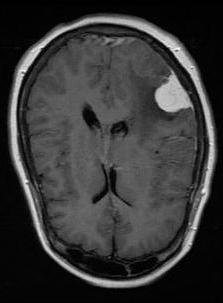
%> input picture y710.jpg, 223 x 303 px
$ octave MainProject.m   (GNU Octave 9; MATLAB toolbox functions it lacks are replaced by stand-ins)
%> lines starting %> are read from the running program, lines starting %| are printed output that depends on the picture; in (x1, y1, x2, y2) boxes, pixels count from 0 and x2, y2 are one past the last pixel; in counts of white or black regions, pixels touching at a corner belong together; the program's own positions count from 1
### RandomUndersampler.m
function [undersampled_image] = RandomUndersampler(image1)
    % convert to k-space
    k_space = fft2c(image1);

    % create random sampling pattern (50% sampling rate)
    undersampling_mask = rand(size(k_space)) > 0.5;

    % apply mask to k-space
    undersampled_k_space = k_space .* undersampling_mask;

    % show the sampling pattern
    figure;
    imshow(undersampling_mask, []);
    title('random sampling mask');

    % convert back to image space
    undersampled_image = abs(ifft2c(undersampled_k_space));
end

### PartialFourierMethod.m
function [undersampled_image, sampling_mask] = PartialFourierMethod(image)
    % get image size
    [nx, ny] = size(image);

    % convert to k-space
    k_space = fft2c(image);

    % create mask for upper half of k-space
    mask = zeros(nx, ny);
    mask(1:ceil(nx/2), :) = 1;

    % calculate sampling percentage
    sampling_rate = sum(mask(:)) / numel(mask);

    % show the sampling pattern
    figure;
    imshow(mask, []);
    title(sprintf('partial fourier mask (%.2f%% sampling)', sampling_rate*100));

    % apply mask to k-space
    undersampled_k_space = k_space .* mask;

    % use symmetry to fill in bottom half
    for x = ceil(nx/2)+1:nx
        for y = 1:ny
            % find matching point in top half
            sym_x = nx - x + 1;
            sym_y = ny - y + 1;

            % check if point exists and copy it
            if sym_x >= 1 && sym_x <= nx && sym_y >= 1 && sym_y <= ny
                undersampled_k_space(x, y) = conj(undersampled_k_space(sym_x, sym_y));
            end
        end
    end

    % convert back to image space
    undersampled_image = abs(ifft2c(undersampled_k_space));

    % save mask for later use
    sampling_mask = mask;
end

### ifft2c.m
function im = ifft2c(d)
 % im = fft2c(d)
 %
 % ifft2c performs a centered ifft2
 im = fftshift(ifft2(ifftshift(d)));
 end

### VarDensityandPartialFourier.m
function [undersampled_image, sampling_mask] = VarDensityandPartialFourier(image)
    % convert to k-space
    k_space = fft2c(image);
    [nx, ny] = size(image);

    % set up coordinate grid for variable density sampling
    [x, y] = meshgrid(-nx/2:nx/2-1, -ny/2:ny/2-1);

    % calculate distance from center for each point
    distance_from_center = sqrt(x.^2 + y.^2);
    max_distance = max(distance_from_center(:));

    % create probability map (higher chance to sample near center)
    sampling_probability = exp(-distance_from_center / (max_distance / 4));

    % create random sampling pattern
    vardens_undersampling_mask = rand(nx, ny) < sampling_probability;

    % create mask for upper half of k-space
    partial_fourier_mask = zeros(nx, ny);
    partial_fourier_mask(1:ceil(nx/2), :) = 1;

    % combine both sampling patterns
    total_mask = vardens_undersampling_mask .* partial_fourier_mask;

    % calculate actual sampling percentage
    sampling_rate = sum(total_mask(:)) / numel(total_mask);

    % show the combined sampling pattern
    figure;
    imshow(total_mask, []);
    title(sprintf('variable density + partial fourier mask (%.2f%% sampling)', sampling_rate*100));

    % apply mask to k-space
    undersampled_k_space = k_space .* total_mask;

    % use symmetry to fill in bottom half
    for x = ceil(nx/2)+1:nx
        for y = 1:ny
            % find matching point in top half
            sym_x = nx - x + 1;
            sym_y = ny - y + 1;

            % check if point exists and copy it
            if sym_x >= 1 && sym_x <= nx && sym_y >= 1 && sym_y <= ny
                undersampled_k_space(x, y) = conj(undersampled_k_space(sym_x, sym_y));
            end
        end
    end

    % convert back to image space
    undersampled_image = abs(ifft2c(undersampled_k_space));

    % save mask for later use
    sampling_mask = total_mask;
end

### VariableDensityUndersampler.m
function [reconstructed_image, undersampling_mask] = VariableDensityUndersampler(image1)
    % convert to k-space
    k_space = fft2c(image1);

    % get image dimensions
    nx = size(image1,1);
    ny = size(image1,2);

    % create coordinate grid for k-space
    [x, y] = meshgrid(-nx/2:nx/2-1, -ny/2:ny/2-1);

    % calculate distance from center for each point
    distance_from_center = sqrt(x.^2 + y.^2);
    max_distance = max(distance_from_center(:));

    % create probability map (higher chance to sample near center)
    sampling_probability = exp(-distance_from_center / (max_distance / 4));

    % generate random sampling pattern based on probability
    vardens_undersampling_mask = rand(nx, ny) < sampling_probability;

    % calculate actual sampling percentage
    sampling_rate = sum(vardens_undersampling_mask(:)) / numel(vardens_undersampling_mask);

    % show the sampling pattern
    figure;
    imshow(vardens_undersampling_mask, []);
    title(sprintf('variable density mask (%.2f%% sampling)', sampling_rate*100));

    % apply mask to k-space
    vardens_sampled_k_space = k_space .* vardens_undersampling_mask;

    % convert back to image space
    reconstructed_image = abs(ifft2c(vardens_sampled_k_space));

    % save mask for later use
    undersampling_mask = vardens_undersampling_mask;
end

### RadialUndersampler.m
function [undersampled_image, sampling_mask] = RadialUndersampler(image)
    % convert to k-space
    k_space = fft2c(image);
    [nx, ny] = size(k_space);

    % calculate spoke parameters for ~50% sampling
    radius = min(nx, ny)/2;
    num_spokes = round(0.17 * (nx*ny)/(2*radius));
    angles = linspace(0, 180, num_spokes);

    % set up radial sampling pattern
    [kx, ky] = meshgrid(-nx/2:nx/2-1, -ny/2:ny/2-1);
    mask = zeros(nx, ny);

    % convert coordinates to angles
    theta = atan2d(ky, kx);
    theta(theta < 0) = theta(theta < 0) + 180;

    % create the spoke pattern
    for angle = angles
        tolerance = 1.3;
        mask(abs(theta - angle) < tolerance) = 1;
    end

    % calculate how much we're sampling
    sampling_rate = sum(mask(:))/numel(mask);

    % show the sampling pattern
    figure;
    imshow(mask, []);
    title(sprintf('radial mask (sampling rate: %.2f%%)', sampling_rate*100));

    % apply mask and reconstruct
    undersampled_k_space = k_space .* mask;
    undersampled_image = abs(ifft2c(undersampled_k_space));
    sampling_mask = mask;
end

### CenterWeighted.m
function [undersampled_image, sampling_mask] = CenterWeighted(image)
    % get image size
    [nx, ny] = size(image);

    % convert to k-space (frequency domain)
    k_space = fft2c(image);

    % create empty mask
    mask = zeros(nx, ny);

    % calculate center region boundaries (middle 50% of k-space)
    center_start_x = round(nx/4);
    center_end_x = round(3*nx/4);
    center_start_y = round(ny/4);
    center_end_y = round(3*ny/4);

    % fill in center region of mask
    mask(center_start_x:center_end_x, center_start_y:center_end_y) = 1;

    % calculate how much of k-space we're actually sampling
    sampling_rate = sum(mask(:)) / numel(mask);

    % show the sampling pattern
    figure;
    imshow(mask, []);
    title(sprintf('center weighted mask (%.2f%% sampling)', sampling_rate*100));

    % apply mask to k-space data
    undersampled_k_space = k_space .* mask;

    % convert back to image space
    undersampled_image = abs(ifft2c(undersampled_k_space));

    % save mask for later use
    sampling_mask = mask;
end

### UniformUndersampler.m
function [undersampled_image] = UniformUndersampler(image)
    % get image dimensions
    [nx, ny] = size(image);

    % convert to k-space
    k_space = fft2c(image);

    % set uniform sampling rate (take every other point)
    sampling_factor = 2;

    % create uniform sampling pattern
    mask = zeros(nx, ny);
    mask(1:sampling_factor:end, 1:sampling_factor:end) = 1;

    % show the sampling pattern
    figure;
    imshow(mask, []);
    title('uniform sampling mask');

    % apply mask and reconstruct
    undersampled_k_space = k_space .* mask;
    undersampled_image = abs(ifft2c(undersampled_k_space));
end

### CartesianUndersampler.m
function [undersampled_image, sampling_mask] = CartesianUndersampler(image)
    % convert to k-space
    k_space = fft2c(image);
    [nx, ny] = size(image);

    % set sampling parameters
    center_fraction = 0.25;    % fully sample the middle 25%
    outer_fraction = 0.05;     % sample 5% of the outer regions

    % create empty mask
    mask = zeros(nx, ny);

    % define central region
    center_start = round((1 - center_fraction) * ny / 2);
    center_end = round((1 + center_fraction) * ny / 2);

    % sample all columns in the center
    mask(:, center_start:center_end) = 1;

    % calculate how often to sample in outer regions
    outer_sampling_factor = round(1 / outer_fraction);

    % sample left side columns
    for col = 1:center_start-1
        if mod(col, outer_sampling_factor) == 0
            mask(:, col) = 1;
        end
    end

    % sample right side columns
    for col = center_end+1:ny
        if mod(col, outer_sampling_factor) == 0
            mask(:, col) = 1;
        end
    end

    % calculate actual sampling percentage
    sampling_rate = sum(mask(:)) / numel(mask);

    % show the sampling pattern
    figure;
    imshow(mask, []);
    title(sprintf('cartesian sampling mask (%.2f%% sampling)', sampling_rate*100));

    % apply mask to k-space
    undersampled_k_space = k_space .* mask;

    % convert back to image space
    undersampled_image = abs(ifft2c(undersampled_k_space));

    % save mask for later use
    sampling_mask = mask;
end

### fft2c.m
function d = fft2c(im)
 % d = fft2c(im)
 %
 % fft2c performs a centered fft2
 d = fftshift(fft2(ifftshift(im)));
end

### MainProject.m
close all; clear; clc;

%%%%%%%%%%%%%%%%%%%%%%%%%%%%%%%%%%%%%%%%%%%
%%%%% rgb image processing sample 710 %%%%%
%%%%%%%%%%%%%%%%%%%%%%%%%%%%%%%%%%%%%%%%%%%

% load the rgb image (243x205x3)
image = imread('y710.jpg');
%> image is the input picture: size 303x223x3 uint8; min 0, max 255, mean 55.3

% get image dimensions
[height, width, ~] = size(image);
%> height = 303; width = 223

% calculate padding for square image
pad_size = (height - width) / 2;
%> pad_size = 40

% make the image square using padding
if pad_size > 0
    padded_image = padarray(image, [0, floor(pad_size), 0], 'replicate', 'pre');
    padded_image = padarray(padded_image, [0, ceil(pad_size), 0], 'replicate', 'post');
%> padded_image: size 303x303x3 uint8
else
    disp('image is already square in width');
end

% resize to 243x243
resized_image = imresize(padded_image, [243, 243]);

% extract first channel and show original
im1 = double(resized_image(:,:,1));
figure;
imshow(im1, []);

% apply undersampling methods
random1 = RandomUndersampler(im1);
[pfourier1, pfourier_mask] = PartialFourierMethod(im1);
%> in PartialFourierMethod, `mask(1:ceil(nx/2), :) = 1;`:
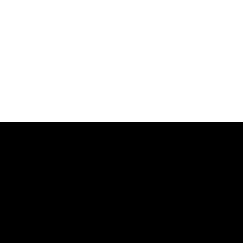
%> mask: size 243x243 double; values 0 (black) and 1 (white), 50.2% white; 1 black region, box (x1, y1, x2, y2) and area: (0, 122, 243, 243) 29403
[vardens_pfourier1, vardens_pfourier_mask] = VarDensityandPartialFourier(im1);
%> vardens_pfourier_mask: size 243x243 double; values 0 (black) and 1 (white), 8.1% white in thin lines or dots, all inside (x1, y1, x2, y2) = (0, 0, 243, 122)
[rec1, vardens_mask] = VariableDensityUndersampler(im1);
%> vardens_mask: size 243x243 logical; 16.3% white in thin lines or dots
[radial1, sampling_mask] = RadialUndersampler(im1);
%> after the loop in RadialUndersampler, `for angle = angles`: mask: size 243x243 double; values 0 (black) and 1 (white), 57.7% white; 21 black regions (4 under 20 px), largest, box (x1, y1, x2, y2) and area: (0, 0, 243, 243) 21188, (106, 0, 119, 96) 239, (125, 0, 138, 96) 239
[center_weighted, center_mask] = CenterWeighted(im1);
%> in CenterWeighted, `mask(center_start_x:center_end_x, center_start_y:center_end_y) = 1;`: mask: size 243x243 double; values 0 (black) and 1 (white), 25.2% white; 1 white region, box (x1, y1, x2, y2) and area: (60, 60, 182, 182) 14884
uniform1 = UniformUndersampler(im1);
%> in UniformUndersampler, `mask(1:sampling_factor:end, 1:sampling_factor:end) = 1;`: mask: size 243x243 double; values 0 (black) and 1 (white), 25.2% white in thin lines or dots
[cartesian1, cartesian_mask] = CartesianUndersampler(im1);
%> in CartesianUndersampler, `mask(:, center_start:center_end) = 1;`: mask: size 243x243 double; values 0 (black) and 1 (white), 25.5% white; 1 white region, box (x1, y1, x2, y2) and area: (90, 0, 152, 243) 15066
%> after the loop in CartesianUndersampler, `for col = 1:center_start-1`:
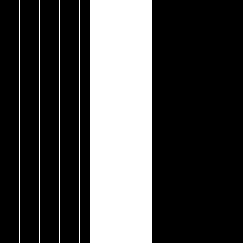
%> mask: size 243x243 double; values 0 (black) and 1 (white), 27.2% white; 5 white regions, box (x1, y1, x2, y2) and area: (90, 0, 152, 243) 15066, (19, 0, 20, 243) 243, (39, 0, 40, 243) 243, (59, 0, 60, 243) 243, (79, 0, 80, 243) 243
%> after the loop in CartesianUndersampler, `for col = center_end+1:ny`:
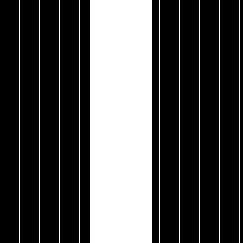
%> mask: size 243x243 double; values 0 (black) and 1 (white), 29.2% white; 10 white regions, largest, box (x1, y1, x2, y2) and area: (90, 0, 152, 243) 15066, (19, 0, 20, 243) 243, (39, 0, 40, 243) 243

subplot(3,3,1);
imshow(im1, []);
title('Normal Image');

subplot(3,3,2);
imshow(random1, []);
title('Random Undersampled (50% sampling)');

subplot(3,3,3);
imshow(rec1, []);
sampling_rate = sum(vardens_mask(:))/numel(vardens_mask);
%> sampling_rate = 0.163
title(sprintf('Variable Density Undersampled (%.2f%% sampling)', sampling_rate*100));

subplot(3,3,4);
imshow(pfourier1, []);
sampling_rate = sum(pfourier_mask(:))/numel(pfourier_mask);
%> sampling_rate = 0.502
title(sprintf('Partial Fourier Undersampled (%.2f%% sampling)', sampling_rate*100));

subplot(3,3,5);
imshow(vardens_pfourier1, []);
sampling_rate = sum(vardens_pfourier_mask(:))/numel(vardens_pfourier_mask);
%> sampling_rate = 0.0805
title(sprintf('Partial Fourier and Variable Density (%.2f%% sampling)', sampling_rate*100));

subplot(3,3,6);
imshow(center_weighted, []);
sampling_rate = sum(center_mask(:))/numel(center_mask);
%> sampling_rate = 0.252
title(sprintf('Center Weighted Undersampled (%.2f%% sampling)', sampling_rate*100));

subplot(3,3,7);
imshow(radial1, []);
sampling_rate = sum(sampling_mask(:))/numel(sampling_mask);
%> sampling_rate = 0.577
title(sprintf('Radial Undersampled (%.2f%% sampling)', sampling_rate*100));

subplot(3,3,8);
imshow(uniform1, []);
title('Uniform Undersampled (50% sampling)');

subplot(3,3,9);
imshow(cartesian1, []);
sampling_rate = sum(cartesian_mask(:))/numel(cartesian_mask);
%> sampling_rate = 0.292
title(sprintf('Cartesian Undersampled (%.2f%% sampling)', sampling_rate*100));


%%%%%%%%%%%%%%%%%%%%%%%%%%%%%%%%%%%%%%%%%%%
%%%%% rgb image processing sample 143 %%%%%
%%%%%%%%%%%%%%%%%%%%%%%%%%%%%%%%%%%%%%%%%%%

% load the rgb image (243x205x3)
image = imread('y143.jpg');
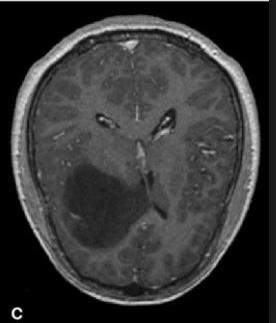
%> input picture y143.jpg, 276 x 323 px
%> image is the input picture: size 323x276x3 uint8; min 0, max 251, mean 54.1

% get image dimensions
[height, width, ~] = size(image);
%> height = 323; width = 276

% calculate padding for square image
pad_size = (height - width) / 2;
%> pad_size = 23.5

% make the image square using padding
if pad_size > 0
    padded_image = padarray(image, [0, floor(pad_size), 0], 'replicate', 'pre');
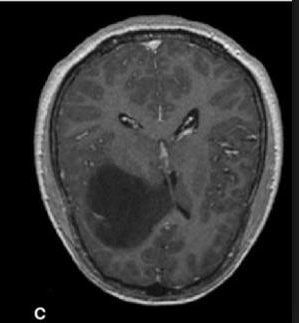
%> padded_image: size 323x299x3 uint8; min 0, max 251, mean 50
    padded_image = padarray(padded_image, [0, ceil(pad_size), 0], 'replicate', 'post');
%> padded_image: size 323x323x3 uint8
else
    disp('image is already square in width');
end

% resize to 243x243
resized_image = imresize(padded_image, [243, 243]);

% extract first channel and show original
im1 = double(resized_image(:,:,1));
figure;
imshow(im1, []);

% apply undersampling methods
random1 = RandomUndersampler(im1);
[pfourier1, pfourier_mask] = PartialFourierMethod(im1);
[vardens_pfourier1, vardens_pfourier_mask] = VarDensityandPartialFourier(im1);
[rec1, vardens_mask] = VariableDensityUndersampler(im1);
%> vardens_mask: size 243x243 logical; 16.1% white in thin lines or dots
[radial1, sampling_mask] = RadialUndersampler(im1);
[center_weighted, center_mask] = CenterWeighted(im1);
uniform1 = UniformUndersampler(im1);
%> in ifft2c (call 15), `im = fftshift(ifft2(ifftshift(d)));`:
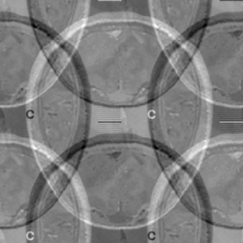
%> im: size 243x243 double; min -85.97, max 86.74, mean 0; drawn with min black and max white
[cartesian1, cartesian_mask] = CartesianUndersampler(im1);
%> in CartesianUndersampler (call 2), `undersampled_image = abs(ifft2c(undersampled_k_space));`:
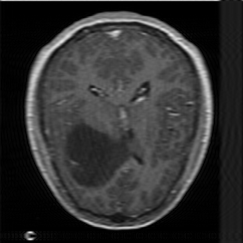
%> undersampled_image: size 243x243 double; min 0.00708, max 233.3, mean 49.3

subplot(3,3,1);
imshow(im1, []);
title('Normal Image');

subplot(3,3,2);
imshow(random1, []);
title('Random Undersampled (50% sampling)');

subplot(3,3,3);
imshow(rec1, []);
sampling_rate = sum(vardens_mask(:))/numel(vardens_mask);
%> sampling_rate = 0.161
title(sprintf('Variable Density Undersampled (%.2f%% sampling)', sampling_rate*100));

subplot(3,3,4);
imshow(pfourier1, []);
sampling_rate = sum(pfourier_mask(:))/numel(pfourier_mask);
%> sampling_rate = 0.502
title(sprintf('Partial Fourier Undersampled (%.2f%% sampling)', sampling_rate*100));

subplot(3,3,5);
imshow(vardens_pfourier1, []);
sampling_rate = sum(vardens_pfourier_mask(:))/numel(vardens_pfourier_mask);
%> sampling_rate = 0.0801
title(sprintf('Partial Fourier and Variable Density (%.2f%% sampling)', sampling_rate*100));

subplot(3,3,6);
imshow(center_weighted, []);
sampling_rate = sum(center_mask(:))/numel(center_mask);
%> sampling_rate = 0.252
title(sprintf('Center Weighted Undersampled (%.2f%% sampling)', sampling_rate*100));

subplot(3,3,7);
imshow(radial1, []);
sampling_rate = sum(sampling_mask(:))/numel(sampling_mask);
%> sampling_rate = 0.577
title(sprintf('Radial Undersampled (%.2f%% sampling)', sampling_rate*100));

subplot(3,3,8);
imshow(uniform1, []);
title('Uniform Undersampled (50% sampling)');

subplot(3,3,9);
imshow(cartesian1, []);
sampling_rate = sum(cartesian_mask(:))/numel(cartesian_mask);
%> sampling_rate = 0.292
title(sprintf('Cartesian Undersampled (%.2f%% sampling)', sampling_rate*100));

%%%%%%%%%%%%%%%%%%%%%%%%%%%%%%%%%%%%%
%%%%% t2 weighted image processing %%%%%
%%%%%%%%%%%%%%%%%%%%%%%%%%%%%%%%%%%%%

clear;

% read raw data
filename = 't2_icbm_normal_3mm_pn0_rf0.raws';
fileID = fopen(filename, 'r');
%> (the run ends here)
